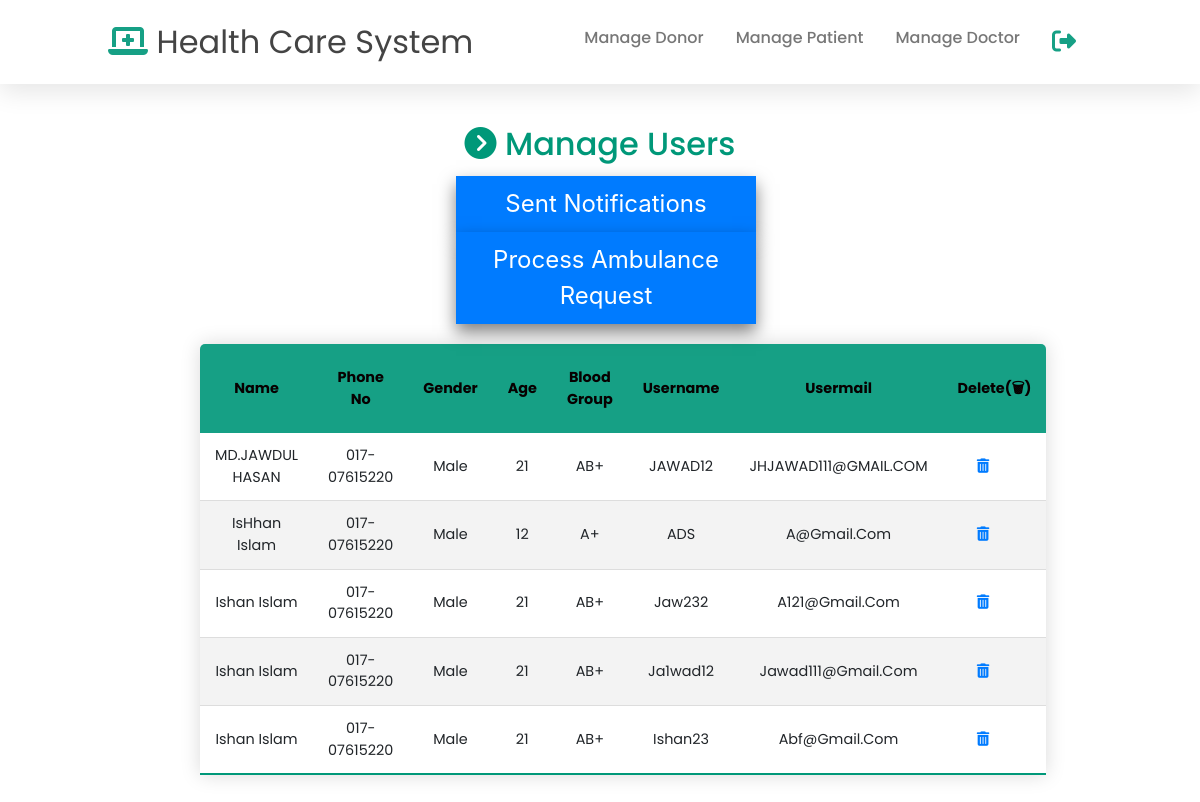
Page /PHP/Admin/Managepat.php (signed in) on the committed database.
### tables this page shows
CREATE TABLE `patienttbl` (
  `pid` int(255) NOT NULL,
  `ptname` varchar(50) NOT NULL,
  `ptphone` varchar(50) NOT NULL,
  `ptgender` varchar(50) NOT NULL,
  `ptage` int(10) NOT NULL,
  `ptbgrp` varchar(10) NOT NULL,
  `ptusername` varchar(100) NOT NULL,
  `ptpass` varchar(100) NOT NULL,
  `ptuseremail` varchar(100) NOT NULL
);

### PHP/Admin/Managepat.php (the view, shortened to what this page needs)
<?php
require_once './includes/header.php';
?>
<!doctype html>
<html lang="en">
<body>
</body>
</html>
<br>
<br>
<br>
<br>
<br>
<div class="hd">
    <h2><i class="fas fa-chevron-circle-right"></i> Manage Users</h2>
</div>
<button class="msgbtn" data-bs-toggle="modal" data-bs-target="#exampleModal">Sent Notifications</button>
<button onclick="location.href='ProcessambReq.php';" class="msgbtn" >Process Ambulance Request</button>
<section class="Patlist">
    <div class="dnrtbl">
        <table class="tablestyle">
            <thead>
                <tr>
                    <th>Name</th>
                    <th>Phone No</th>
                    <th>Gender</th>
                    <th>Age</th>
                    <th>Blood Group</th>
                    <th>Username</th>
                    <th>Usermail</th>
                    <th>&nbsp;&nbsp; Delete(&#128465) &nbsp;&nbsp;</th>
                </tr>
            </thead>
            <tbody>
    </div>
</section>
<?php
require_once '../conn.php';
$query = "SELECT *FROM patienttbl";
$result = mysqli_query($conn, $query);
while ($r = mysqli_fetch_array($result)) {
    echo '<tr>';
    echo '<td><center>' . $r['ptname'] . '</center></td>';
    echo '<td><center>' . $r['ptphone'] . '</center></td>';
    echo '<td><center>' . $r['ptgender'] . '</center></td>';
    echo '<td><center>' . $r['ptage'] . '</center></td>';
    echo '<td><center>' . $r['ptbgrp'] . '</center></td>';
    echo '<td><center>' . $r['ptusername'] . '</center></td>';
    echo '<td><center>' . $r['ptuseremail'] . '</center></td>';
    echo "<td><a href=\"PatDelete.php?pid=$r[pid]\" onClick=\"return confirm
('Are you sure to delete?')\"><input type='submit' value=''>&nbsp;&nbsp; &nbsp;&nbsp;<i class='fas fa-trash-alt'></i></a></td>";
    echo '</tr><center>';
}
?>
</body>
</html>

### PHP/Admin/css/tabstyle.css (style rules this page uses)
* { margin: 0; padding: 0; box-sizing: border-box; font-family: 'Poppins', sans-serif; outline: none; border: none; text-transform: capitalize; text-decoration: none; }
a:link { text-decoration: none; }
.tablestyle { border-collapse: collapse; margin: 0px 0; margin-bottom: 101px; font-size: 0.9rem; min-width: 400px; border-radius: 5px 5px 0 0; overflow: hidden; box-shadow: 0 0 20px rgba(0, 0, 0, 0.15); }
.tablestyle thead tr { background-color: #16a085; color: #070000; text-align: center; font-weight: bold; }
.tablestyle th, .tablestyle td { padding: 12px 15px; }
.tablestyle tbody tr { border-bottom: 1px solid #dddddd; }
.tablestyle tbody tr:nth-of-type(even) { background-color: #f3f3f3; }
.tablestyle tbody tr:last-of-type { border-bottom: 2px solid #009879; }
.dnrtbl { float: left; margin-top: 20px; margin-left: 20px; font-size: 1.5rem; }
.hd h2 { padding: 5px; color: #009879; text-align: center; }
.Patlist { margin: auto; width: 70%; }
.msgbtn { color: #fff; border-color: #007bff; background-color: #007bff; box-shadow: 0 8px 16px 0 rgba(0, 0, 0, 0.5); font-size: 1.5rem; padding-top: 10px; padding-bottom: 10px; width: 25%; margin-left: 38%; text-align: center; }

### rows in the picture
patienttbl: ptname "MD.JAWDUL HASAN", ptphone "017-07615220", ptgender "Male", ptage "21", ptbgrp "AB+", ptusername "JAWAD12", ptuseremail "JHJAWAD111@GMAIL.COM"
patienttbl: ptname "IsHhan Islam", ptphone "017-07615220", ptgender "Male", ptage "12", ptbgrp "A+", ptusername "ADS", ptuseremail "A@gmail.com"
patienttbl: ptname "Ishan Islam", ptphone "017-07615220", ptgender "Male", ptage "21", ptbgrp "AB+", ptusername "Jaw232", ptuseremail "A121@gmail.com"
patienttbl: ptname "Ishan Islam", ptphone "017-07615220", ptgender "Male", ptage "21", ptbgrp "AB+", ptusername "Ja1wad12", ptuseremail "Jawad111@gmail.com"
patienttbl: ptname "Ishan Islam", ptphone "017-07615220", ptgender "Male", ptage "21", ptbgrp "AB+", ptusername "Ishan23", ptuseremail "Abf@gmail.com"
